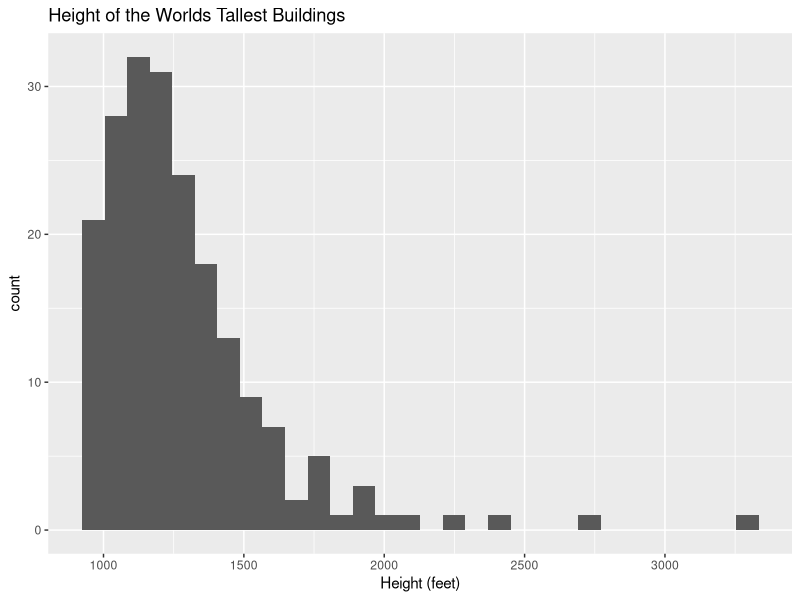
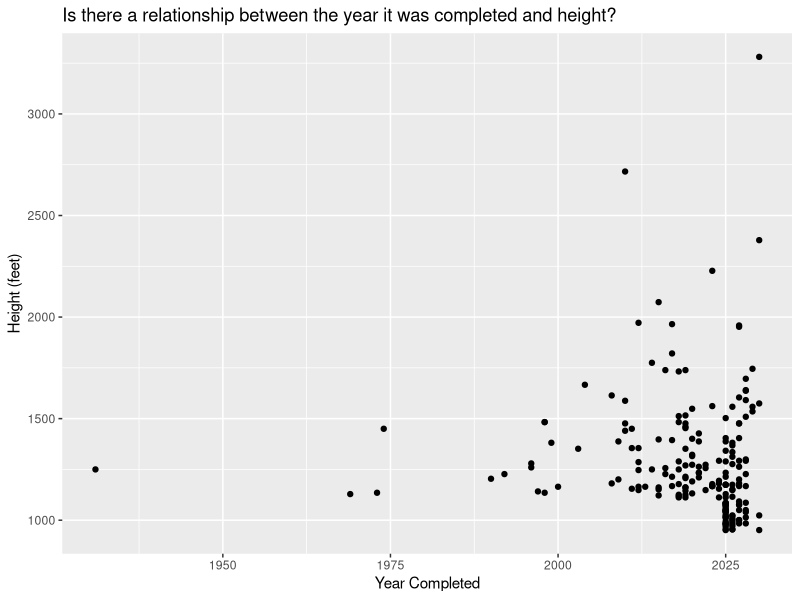
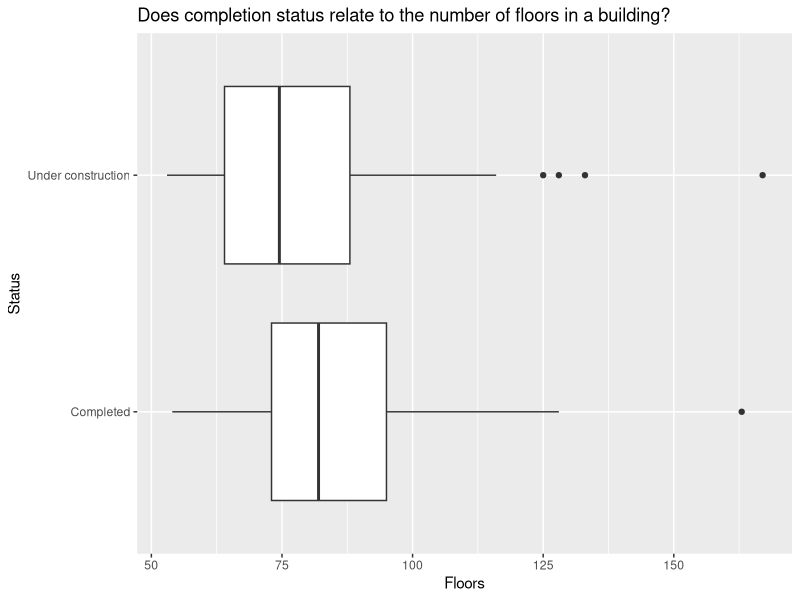

These charts were generated, in order, by the following R code:
## ---- chunk 1

knitr::opts_knit$set(root.dir = "~/Desktop/SDS" )

#needed packages:
library(ggplot2)
library(kableExtra)
## ---- chunk 2
HW2 <- read.csv('HW2.csv')
## ---- chunk 3
#1 meter = 3.28084 feet
h <- HW2$Height 
f <- round(h * 3.28084, digits = 2) 


HW2_ggplot <- ggplot(HW2)
HW2_ggplot + geom_histogram(aes(x= f)) + labs(title='Height of the Worlds Tallest Buildings', x = 'Height (feet)', y = 'count')
## ---- chunk 4
HW2_ggplot + geom_point(aes(x=CompletionYear,y=f)) + labs(title = 'Is there a relationship between the year it was completed and height?', x = 'Year Completed', y = 'Height (feet)' ) 

#SIDENOTE: I tried cor(f,HW2$CompletionYear) but completion year has some missing variables

## ---- chunk 5
HW2_ggplot + geom_boxplot(aes(x=Floors, y = Status)) + labs(title = 'Does completion status relate to the number of floors in a building?')
